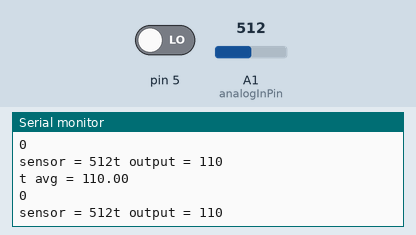
The sketch below on a simulated Arduino Uno, built with avr-gcc and run on an emulated ATmega328P. Parts: the last lines printed to the serial monitor. The test bench sets the inputs (shaded band); at power-on: A1 (analogInPin) = 512, pin 5 LOW.

Above: at 1.2 s.
1.3 s: A1 (analogInPin) set to 475
At 1.9 s:
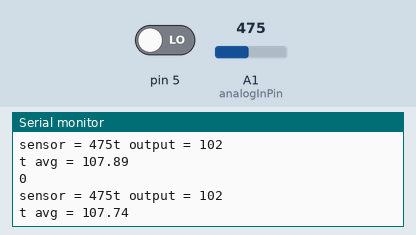
2.8 s: A1 (analogInPin) set to 457
At 3.3 s:
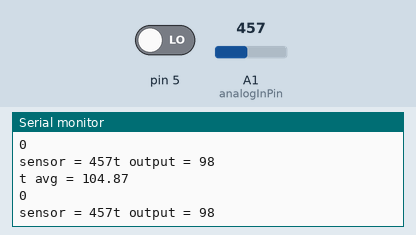
Timing chart, 0 to 5.8 s (numbered marks = the images above; inputs shaded):
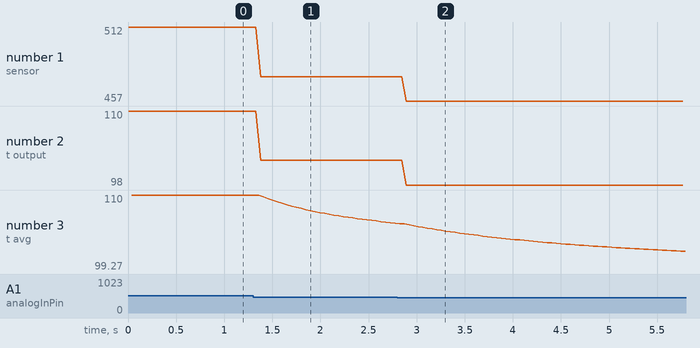

Measured:
- the behaviour switches between 465 and 464 on A1 (analogInPin) (found by bisection; images 1 and 2)
- after the input at 1.3 s, the serial monitor: prints a new line after 0.08 s (image 1)
- plotted number 1: 512 → 475 after the input at 1.3 s
- plotted number 2: 110 → 102 after the input at 1.3 s
- plotted number 3: 110 → 105.93 after the input at 1.3 s

The sketch:

voltage.ino
```cpp
/*
 * 107/07/02
 * 參考https://www.taiwaniot.com.tw/product/ac-%E4%BA%A4%E6%B5%81%E9%9B%BB%E5%A3%93%E6%84%9F%E6%B8%AC%E5%99%A8-%E7%9B%B4%E6%B5%81%E9%9B%BB%E5%A3%93%E9%87%8F%E6%B8%AC-0-220v-%E9%9B%BB%E5%A3%93%E6%84%9F%E6%B8%AC/
 * 測量交流電為 110AC or 220VAC
 * 取最高值，對應到0~220，看其峰值離110近還是220來判斷此為110 or 220
 */
const int analogInPin = A1;
//const int analogOutPin = 3; 燈泡測試

int sensor_Value = 0;
int output_Value = 0;

void setup() {
  // put your setup code here, to run once:
  Serial.begin(9600);
  delay(2);
  Serial.println("Start");
  pinMode(5,INPUT);
}
double count=0;
double avg=0;
void loop() {
  // put your main code here, to run repeatedly:
  sensor_Value = analogRead(analogInPin);
  output_Value = map(sensor_Value, 0, 1023, 0, 220); //正弦波最高為220V

  /*Test Block*/
  //analogWrite(analogOutPin,output_Value);
  Serial.print("sensor = ");
  Serial.print(sensor_Value);
  count++;
  avg+=output_Value;
  Serial.print("t output = ");
  Serial.println(output_Value);
  Serial.print("t avg = ");
  Serial.println(avg/count);
  Serial.println(digitalRead(5));
}
```
